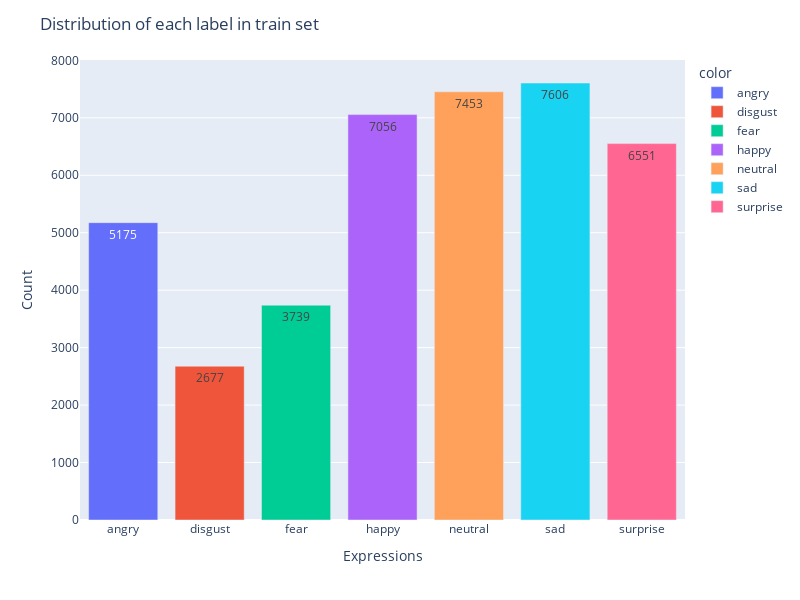

This figure's notebook cell:
### Markdown cell above
# Distribution of classes in each set

### Code cell
labels = ["angry", "disgust", "fear", "happy", "neutral", "sad", "surprise"]
class_count_in_train_set = np.sum(y_train, axis=0)

fig = px.bar(x=labels, y=class_count_in_train_set, color=labels)

fig.update_layout(
    title="Distribution of each label in train set",
    xaxis_title="Expressions",
    yaxis_title="Count",
    height=600,
    width=800,
)

fig.update_traces(texttemplate="%{y}", textposition="inside")

fig.show()

### Figure 1 — Plotly figure (JSON) as saved in the notebook; plotly's stock layout.template omitted (floating-point values rounded to 4 significant figures)
{"data": [{"alignmentgroup": "True", "hovertemplate": "color=angry<br>x=%{x}<br>y=%{y}<extra></extra>", "legendgroup": "angry", "marker": {"color": "#636efa", "pattern": {"shape": ""}}, "name": "angry", "offsetgroup": "angry", "orientation": "v", "showlegend": true, "textposition": "inside", "texttemplate": "%{y}", "type": "bar", "x": ["angry"], "xaxis": "x", "y": [5175], "yaxis": "y"}, {"alignmentgroup": "True", "hovertemplate": "color=disgust<br>x=%{x}<br>y=%{y}<extra></extra>", "legendgroup": "disgust", "marker": {"color": "#EF553B", "pattern": {"shape": ""}}, "name": "disgust", "offsetgroup": "disgust", "orientation": "v", "showlegend": true, "textposition": "inside", "texttemplate": "%{y}", "type": "bar", "x": ["disgust"], "xaxis": "x", "y": [2677], "yaxis": "y"}, {"alignmentgroup": "True", "hovertemplate": "color=fear<br>x=%{x}<br>y=%{y}<extra></extra>", "legendgroup": "fear", "marker": {"color": "#00cc96", "pattern": {"shape": ""}}, "name": "fear", "offsetgroup": "fear", "orientation": "v", "showlegend": true, "textposition": "inside", "texttemplate": "%{y}", "type": "bar", "x": ["fear"], "xaxis": "x", "y": [3739], "yaxis": "y"}, {"alignmentgroup": "True", "hovertemplate": "color=happy<br>x=%{x}<br>y=%{y}<extra></extra>", "legendgroup": "happy", "marker": {"color": "#ab63fa", "pattern": {"shape": ""}}, "name": "happy", "offsetgroup": "happy", "orientation": "v", "showlegend": true, "textposition": "inside", "texttemplate": "%{y}", "type": "bar", "x": ["happy"], "xaxis": "x", "y": [7056], "yaxis": "y"}, {"alignmentgroup": "True", "hovertemplate": "color=neutral<br>x=%{x}<br>y=%{y}<extra></extra>", "legendgroup": "neutral", "marker": {"color": "#FFA15A", "pattern": {"shape": ""}}, "name": "neutral", "offsetgroup": "neutral", "orientation": "v", "showlegend": true, "textposition": "inside", "texttemplate": "%{y}", "type": "bar", "x": ["neutral"], "xaxis": "x", "y": [7453], "yaxis": "y"}, {"alignmentgroup": "True", "hovertemplate": "color=sad<br>x=%{x}<br>y=%{y}<extra></extra>", "legendgroup": "sad", "marker": {"color": "#19d3f3", "pattern": {"shape": ""}}, "name": "sad", "offsetgroup": "sad", "orientation": "v", "showlegend": true, "textposition": "inside", "texttemplate": "%{y}", "type": "bar", "x": ["sad"], "xaxis": "x", "y": [7606], "yaxis": "y"}, {"alignmentgroup": "True", "hovertemplate": "color=surprise<br>x=%{x}<br>y=%{y}<extra></extra>", "legendgroup": "surprise", "marker": {"color": "#FF6692", "pattern": {"shape": ""}}, "name": "surprise", "offsetgroup": "surprise", "orientation": "v", "showlegend": true, "textposition": "inside", "texttemplate": "%{y}", "type": "bar", "x": ["surprise"], "xaxis": "x", "y": [6551], "yaxis": "y"}], "layout": {"barmode": "relative", "height": 600, "legend": {"title": {"text": "color"}, "tracegroupgap": 0}, "margin": {"t": 60}, "title": {"text": "Distribution of each label in train set"}, "width": 800, "xaxis": {"anchor": "y", "domain": [0, 1], "title": {"text": "Expressions"}}, "yaxis": {"anchor": "x", "domain": [0, 1], "title": {"text": "Count"}}}}
